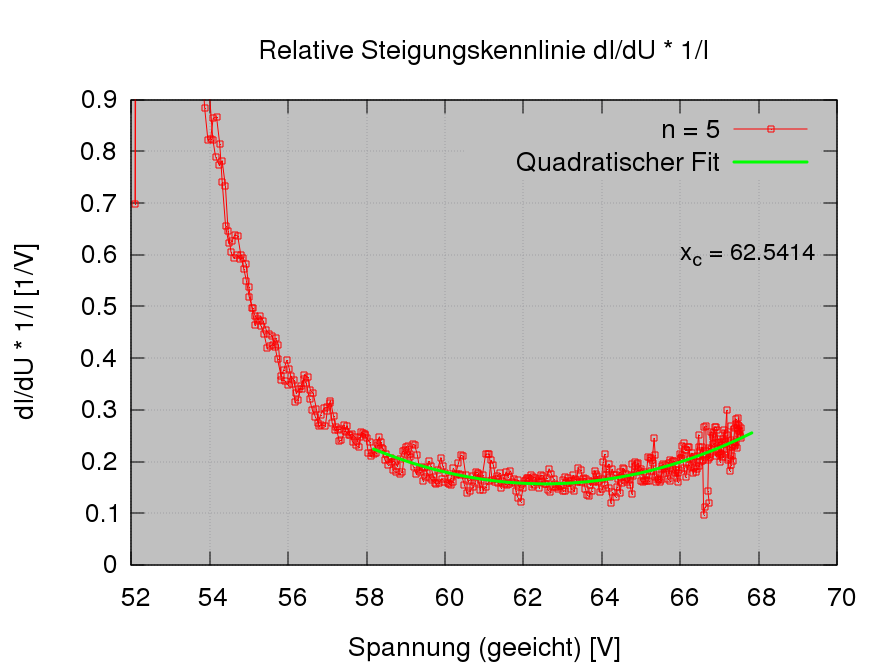

The script that drew this image:
# use with gnuplot

set title "Relative Steigungskennlinie dI/dU * 1/I"

set object 1 rectangle from graph 0, graph 0 to graph 1, graph 1 behind fc rgbcolor "grey" fs noborder

set terminal qt enhanced font "Arial, 20"
set termoptions enhanced

set xlabel "Spannung (geeicht) [V]"
set ylabel "dI/dU * 1/I [1/V]

set grid

set xrange [52:70]
set yrange [0:0.9]

pol(x) = ( x > 58 && x < 68 ) ? a * x**2 + b * x + c : 1/0

a = 1
b = 1
c = 1

fit [58:68] pol(x) "iu_curve_loop_n20_n5_der.txt" using 1:((0.991*$3+0.12)/$2) via a, b, c

xcenter = -b/(2*a)


set label 1 sprintf("x_c = %2.4f",xcenter) at 66,0.6font "Arial, 18"



plot \
	"iu_curve_loop_n20_n5_der.txt" using 1:((0.991*$3+0.12)/$2) title "n = 5" ps 1.0 pt 4 w lp, \
	pol(x) lw 3 title "Quadratischer Fit"
